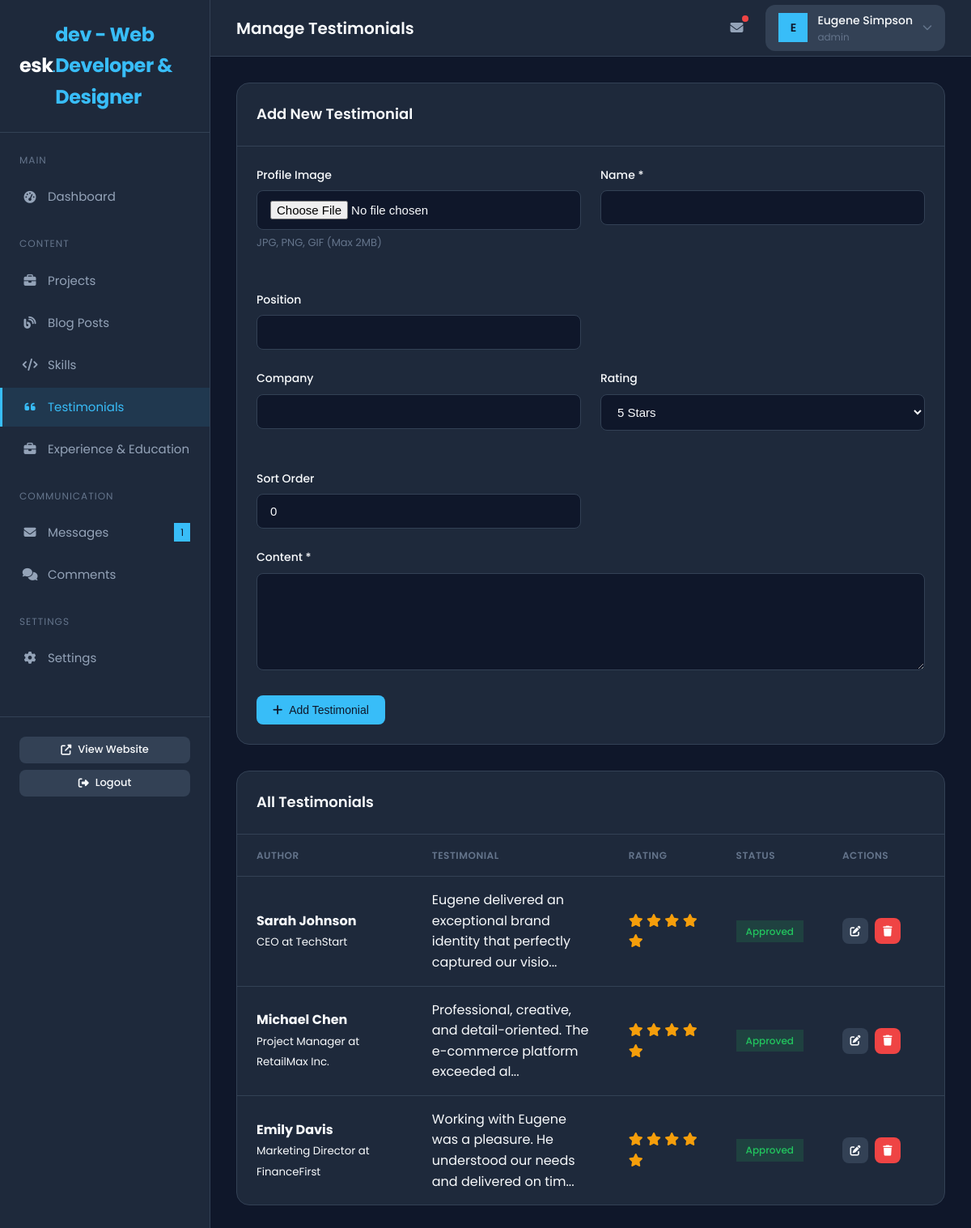
Page /admin/manage_testimonials.php (signed in) on the committed database.
### tables this page shows
CREATE TABLE `users` (
  `id` INT(11) NOT NULL AUTO_INCREMENT,
  `username` VARCHAR(50) NOT NULL,
  `email` VARCHAR(100) NOT NULL,
  `password` VARCHAR(255) NOT NULL,
  `full_name` VARCHAR(100) NOT NULL,
  `role` ENUM('admin', 'editor') DEFAULT 'admin',
  `avatar` VARCHAR(255) DEFAULT NULL,
  `created_at` TIMESTAMP DEFAULT CURRENT_TIMESTAMP,
  `updated_at` TIMESTAMP DEFAULT CURRENT_TIMESTAMP ON UPDATE CURRENT_TIMESTAMP,
  PRIMARY KEY (`id`),
  UNIQUE KEY `username` (`username`),
  UNIQUE KEY `email` (`email`)
);

CREATE TABLE `testimonials` (
  `id` INT(11) NOT NULL AUTO_INCREMENT,
  `name` VARCHAR(100) NOT NULL,
  `position` VARCHAR(100) DEFAULT NULL,
  `company` VARCHAR(100) DEFAULT NULL,
  `avatar` VARCHAR(255) DEFAULT NULL,
  `content` TEXT NOT NULL,
  `rating` INT(1) DEFAULT 5,
  `status` ENUM('pending', 'approved') DEFAULT 'approved',
  `sort_order` INT(11) DEFAULT 0,
  `created_at` TIMESTAMP DEFAULT CURRENT_TIMESTAMP,
  PRIMARY KEY (`id`)
);

### includes/db.php (called while the page is built, shortened)
<?php
class Database {
    private static $instance = null;
    private $connection;
    private function __construct() {
        try {
            $dsn = "mysql:host=" . DB_HOST . ";dbname=" . DB_NAME . ";charset=utf8mb4";
            $options = [
                PDO::ATTR_ERRMODE => PDO::ERRMODE_EXCEPTION,
                PDO::ATTR_DEFAULT_FETCH_MODE => PDO::FETCH_ASSOC,
                PDO::ATTR_EMULATE_PREPARES => false,
            ];
            $this->connection = new PDO($dsn, DB_USER, DB_PASS, $options);
        } catch (PDOException $e) {
            die("Database connection failed: " . $e->getMessage());
        }
    }
    public static function getInstance() {
        if (self::$instance === null) {
            self::$instance = new self();
        }
        return self::$instance;
    }
    public function query($sql, $params = []) {
        try {
            $stmt = $this->connection->prepare($sql);
            $stmt->execute($params);
            return $stmt;
        } catch (PDOException $e) {
            throw new Exception($e->getMessage());
        }
    }
    public function fetchAll($sql, $params = []) {
        $stmt = $this->query($sql, $params);
        return $stmt->fetchAll();
    }
    public function fetchOne($sql, $params = []) {
        $stmt = $this->query($sql, $params);
        return $stmt->fetch();
    }
    public function count($table, $where = '1=1', $params = []) {
        $sql = "SELECT COUNT(*) as total FROM {$table} WHERE {$where}";
        $result = $this->fetchOne($sql, $params);
        return $result['total'] ?? 0;
    }
}
function db() {
    return Database::getInstance();
}

### includes/auth.php (called while the page is built, shortened)
<?php
require_once __DIR__ . '/db.php';
require_once __DIR__ . '/helpers.php';
function isLoggedIn() {
    return isset($_SESSION['user_id']) && !empty($_SESSION['user_id']);
}
function getCurrentUser() {
    return db()->fetchOne(
        "SELECT id, username, email, full_name, role, avatar FROM users WHERE id = ?",
        [$_SESSION['user_id']]
    );
}

### admin/manage_testimonials.php (the view, shortened to what this page needs)
<?php
require_once '../includes/db.php';
require_once '../includes/helpers.php';
require_once '../includes/auth.php';
$pageTitle = 'Manage Testimonials';
$testimonials = db()->fetchAll("SELECT * FROM testimonials ORDER BY sort_order ASC, created_at DESC");
?>
<?php require_once 'header.php'; ?>
<div class="card" style="margin-bottom: 2rem;">
    <div class="card-header">
        <h3 class="card-title">Add New Testimonial</h3>
    </div>
    <div class="card-body">
        <form action="" method="POST" enctype="multipart/form-data">
            <div class="form-row">
                <div class="form-group">
                    <label class="form-label">Profile Image</label>
                    <input type="file" name="image" class="form-control" accept="image/*">
                    <div class="form-hint">JPG, PNG, GIF (Max 2MB)</div>
                </div>
                <div class="form-group">
                    <label class="form-label">Name *</label>
                    <input type="text" name="name" class="form-control" required>
                </div>
                <div class="form-group">
                    <label class="form-label">Position</label>
                    <input type="text" name="position" class="form-control">
                </div>
            </div>
            <div class="form-row">
                <div class="form-group">
                    <label class="form-label">Company</label>
                    <input type="text" name="company" class="form-control">
                </div>
                <div class="form-group">
                    <label class="form-label">Rating</label>
                    <select name="rating" class="form-select">
                        <option value="5">5 Stars</option>
                    </select>
                </div>
                <div class="form-group">
                    <label class="form-label">Sort Order</label>
                    <input type="number" name="sort_order" class="form-control" value="0">
                </div>
            </div>
            <div class="form-group">
                <label class="form-label">Content *</label>
                <textarea name="content" class="form-control" rows="3" required></textarea>
            </div>
            <button type="submit" class="btn btn-primary" name="add_testimonial" value="1">
                <i class="fas fa-plus"></i> Add Testimonial
            </button>
        </form>
    </div>
</div>
<div class="card">
    <div class="card-header">
        <h3 class="card-title">All Testimonials</h3>
    </div>
    <div class="card-body" style="padding: 0;">
        <?php if (empty($testimonials)): ?>
            <div class="empty-state">
                <div class="empty-state-icon">
                    <i class="fas fa-quote-left"></i>
                </div>
                <h3 class="empty-state-title">No testimonials yet</h3>
                <p class="empty-state-text">Add your first testimonial using the form above.</p>
            </div>
        <?php else: ?>
            <table class="data-table">
                <thead>
                    <tr>
                        <th>Author</th>
                        <th>Testimonial</th>
                        <th>Rating</th>
                        <th>Status</th>
                        <th style="width: 150px;">Actions</th>
                    </tr>
                </thead>
                <tbody>
                    <?php foreach ($testimonials as $testimonial): ?>
                        <tr>
                            <td>
                                <strong><?php echo escape($testimonial['name']); ?></strong><br>
                                <small><?php echo escape($testimonial['position']); ?><?php echo $testimonial['company'] ? ' at ' . escape($testimonial['company']) : ''; ?></small>
                            </td>
                            <td style="max-width: 300px;">
                                <?php echo escape(truncate($testimonial['content'], 80)); ?>
                            </td>
                            <td>
                                <?php for ($i = 0; $i < 5; $i++): ?>
                                    <i class="fas fa-star" style="color: <?php echo $i < $testimonial['rating'] ? 'var(--warning)' : 'var(--text-muted)'; ?>;"></i>
                                <?php endfor; ?>
                            </td>
                            <td>
                                <span class="status-badge status-<?php echo $testimonial['status']; ?>">
                                    <?php echo ucfirst($testimonial['status']); ?>
                                </span>
                            </td>
                            <td>
                                <div class="table-actions">
                                    <button type="button" class="btn btn-sm btn-icon btn-secondary"
                                            onclick="editTestimonial(<?php echo htmlspecialchars(json_encode($testimonial)); ?>)">
                                        <i class="fas fa-edit"></i>
                                    </button>
                                    <a href="?delete=<?php echo $testimonial['id']; ?>" class="btn btn-sm btn-icon btn-danger" onclick="return confirmDelete();">
                                        <i class="fas fa-trash"></i>
                                    </a>
                                </div>
                            </td>
                        </tr>
                    <?php endforeach; ?>
                </tbody>
            </table>
        <?php endif; ?>
    </div>
</div>
<?php require_once 'footer.php'; ?>

### admin/header.php (shortened to what this page needs)
<?php
require_once '../includes/helpers.php';
$currentPage = basename($_SERVER['PHP_SELF'], '.php');
$unreadMessages = db()->count('messages', "status = 'unread'");
$user = getCurrentUser();
$displayName = getSetting('name', $user['full_name'] ?? 'Admin');
$siteName = getSetting('site_name', 'esk.dev');
?>
<!DOCTYPE html>
<html lang="en">
<head>
    <link rel="stylesheet" href="https://cdnjs.cloudflare.com/ajax/libs/font-awesome/6.4.0/css/all.min.css">
    <link rel="stylesheet" href="<?php echo SITE_URL; ?>/assets/css/admin.css">
</head>
<body>
    <div class="admin-wrapper">
        <aside class="sidebar" id="sidebar">
            <div class="sidebar-header">
                <a href="<?php echo ADMIN_URL; ?>/dashboard.php" class="sidebar-logo">
                    <?php echo formatLogo($siteName); ?>
                </a>
            </div>
            <nav class="sidebar-nav">
                <div class="nav-section">
                    <div class="nav-section-title">Main</div>
                    <ul class="nav-list">
                        <li class="nav-item">
                            <a href="<?php echo ADMIN_URL; ?>/dashboard.php" class="nav-link <?php echo $currentPage === 'dashboard' ? 'active' : ''; ?>">
                                <i class="fas fa-tachometer-alt"></i>
                                <span>Dashboard</span>
                            </a>
                        </li>
                    </ul>
                </div>
                <div class="nav-section">
                    <div class="nav-section-title">Content</div>
                    <ul class="nav-list">
                        <li class="nav-item">
                            <a href="<?php echo ADMIN_URL; ?>/manage_projects.php" class="nav-link <?php echo $currentPage === 'manage_projects' || $currentPage === 'add_project' || $currentPage === 'edit_project' ? 'active' : ''; ?>">
                                <i class="fas fa-briefcase"></i>
                                <span>Projects</span>
                            </a>
                        </li>
                        <li class="nav-item">
                            <a href="<?php echo ADMIN_URL; ?>/manage_blog.php" class="nav-link <?php echo $currentPage === 'manage_blog' || $currentPage === 'add_post' || $currentPage === 'edit_post' ? 'active' : ''; ?>">
                                <i class="fas fa-blog"></i>
                                <span>Blog Posts</span>
                            </a>
                        </li>
                        <li class="nav-item">
                            <a href="<?php echo ADMIN_URL; ?>/manage_skills.php" class="nav-link <?php echo $currentPage === 'manage_skills' ? 'active' : ''; ?>">
                                <i class="fas fa-code"></i>
                                <span>Skills</span>
                            </a>
                        </li>
                        <li class="nav-item">
                            <a href="<?php echo ADMIN_URL; ?>/manage_testimonials.php" class="nav-link <?php echo $currentPage === 'manage_testimonials' ? 'active' : ''; ?>">
                                <i class="fas fa-quote-left"></i>
                                <span>Testimonials</span>
                            </a>
                        </li>
                        <li class="nav-item">
                            <a href="<?php echo ADMIN_URL; ?>/manage_experience.php" class="nav-link <?php echo $currentPage === 'manage_experience' ? 'active' : ''; ?>">
                                <i class="fas fa-briefcase"></i>
                                <span>Experience & Education</span>
                            </a>
                        </li>
                    </ul>
                </div>
                <div class="nav-section">
                    <div class="nav-section-title">Communication</div>
                    <ul class="nav-list">
                        <li class="nav-item">
                            <a href="<?php echo ADMIN_URL; ?>/manage_messages.php" class="nav-link <?php echo $currentPage === 'manage_messages' ? 'active' : ''; ?>">
                                <i class="fas fa-envelope"></i>
                                <span>Messages</span>
                                <?php if ($unreadMessages > 0): ?>
                                    <span class="nav-badge"><?php echo $unreadMessages; ?></span>
                                <?php endif; ?>
                            </a>
                        </li>
                        <li class="nav-item">
                            <a href="<?php echo ADMIN_URL; ?>/manage_comments.php" class="nav-link <?php echo $currentPage === 'manage_comments' ? 'active' : ''; ?>">
                                <i class="fas fa-comments"></i>
                                <span>Comments</span>
                            </a>
                        </li>
                    </ul>
                </div>
                <div class="nav-section">
                    <div class="nav-section-title">Settings</div>
                    <ul class="nav-list">
                        <li class="nav-item">
                            <a href="<?php echo ADMIN_URL; ?>/settings.php" class="nav-link <?php echo $currentPage === 'settings' ? 'active' : ''; ?>">
                                <i class="fas fa-cog"></i>
                                <span>Settings</span>
                            </a>
                        </li>
                    </ul>
                </div>
            </nav>
            <div style="padding: 1.5rem; border-top: 1px solid var(--border-color); margin-top: auto;">
                <a href="<?php echo SITE_URL; ?>" target="_blank" class="btn btn-secondary btn-sm" style="width: 100%; margin-bottom: 0.5rem;">
                    <i class="fas fa-external-link-alt"></i> View Website
                </a>
                <a href="<?php echo ADMIN_URL; ?>/logout.php" class="btn btn-secondary btn-sm" style="width: 100%;">
                    <i class="fas fa-sign-out-alt"></i> Logout
                </a>
            </div>
        </aside>
        <main class="main-content">
            <header class="admin-header">
                <div class="header-left">
                    <h1 class="header-title"><?php echo isset($pageTitle) ? $pageTitle : 'Dashboard'; ?></h1>
                </div>
                <div class="header-right">
                    <div class="header-actions">
                        <a href="<?php echo ADMIN_URL; ?>/manage_messages.php" class="header-btn" title="Messages">
                            <i class="fas fa-envelope"></i>
                            <?php if ($unreadMessages > 0): ?>
                                <span class="badge"></span>
                            <?php endif; ?>
                        </a>
                    </div>
                    <div class="user-dropdown" id="userDropdown">
                        <div class="user-avatar">
                            <?php echo strtoupper(substr($displayName, 0, 1)); ?>
                        </div>
                        <div class="user-info">
                            <span class="user-name"><?php echo escape($displayName); ?></span>
                            <span class="user-role"><?php echo escape($user['role'] ?? 'admin'); ?></span>
                        </div>
                        <i class="fas fa-chevron-down" style="font-size: 0.75rem; color: var(--text-muted);"></i>
                    </div>
                </div>
            </header>
            <div class="admin-body">

### rows in the picture
users: full_name "Eugene Simpson", role "admin"
testimonials: name "Sarah Johnson", position "CEO", company "TechStart", content "Eugene delivered an exceptional brand identity that perfectly captured our visio...", rating 5 (drawn), status "Approved"
testimonials: name "Michael Chen", position "Project Manager", company "RetailMax Inc.", content "Professional, creative, and detail-oriented. The e-commerce platform exceeded al...", rating 5 (drawn), status "Approved"
testimonials: name "Emily Davis", position "Marketing Director", company "FinanceFirst", content "Working with Eugene was a pleasure. He understood our needs and delivered on tim...", rating 5 (drawn), status "Approved"

### other values in the picture
$parts[0] "esk"
$parts[1] "dev - Web Developer & Designer"
$unreadMessages "1"
$pageTitle "Manage Testimonials"
substr($displayName, 0, 1) "E"
